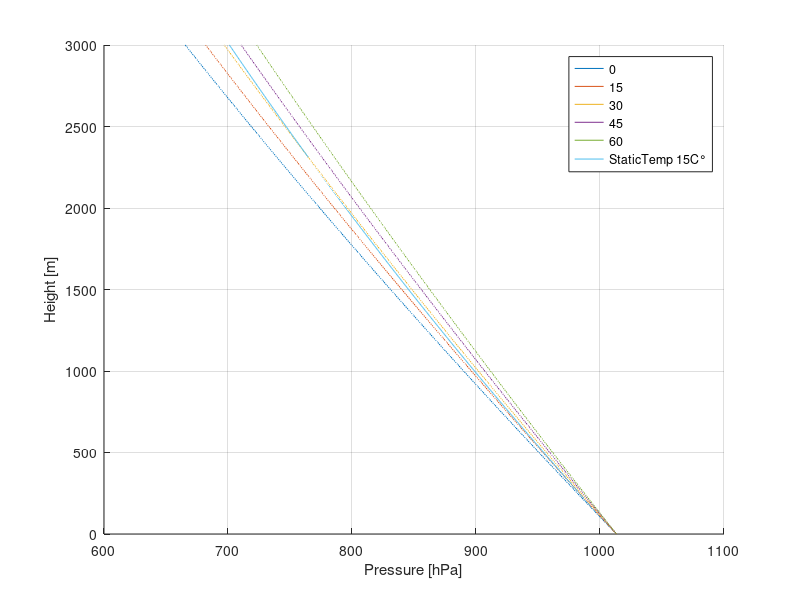
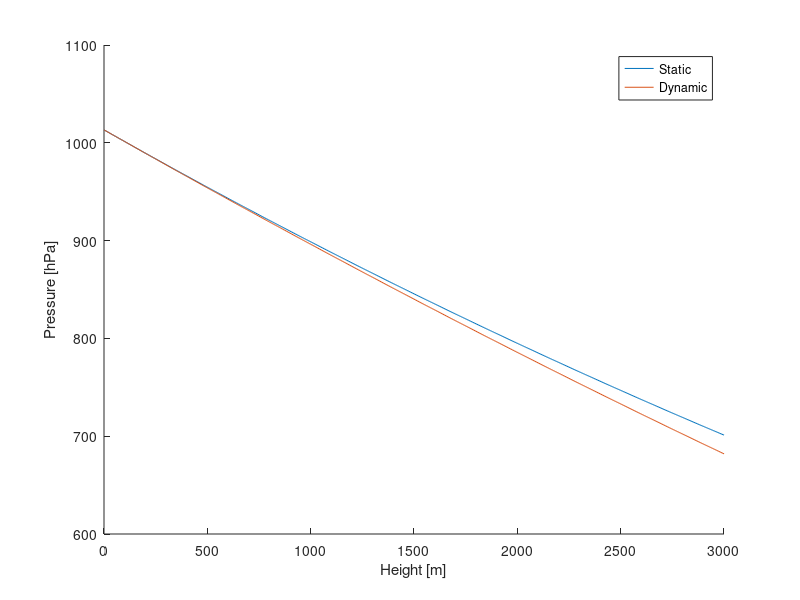
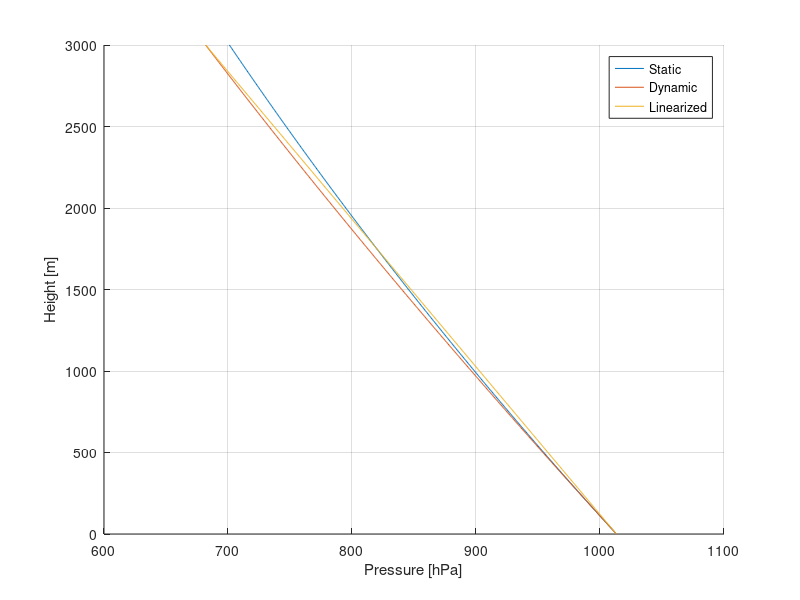
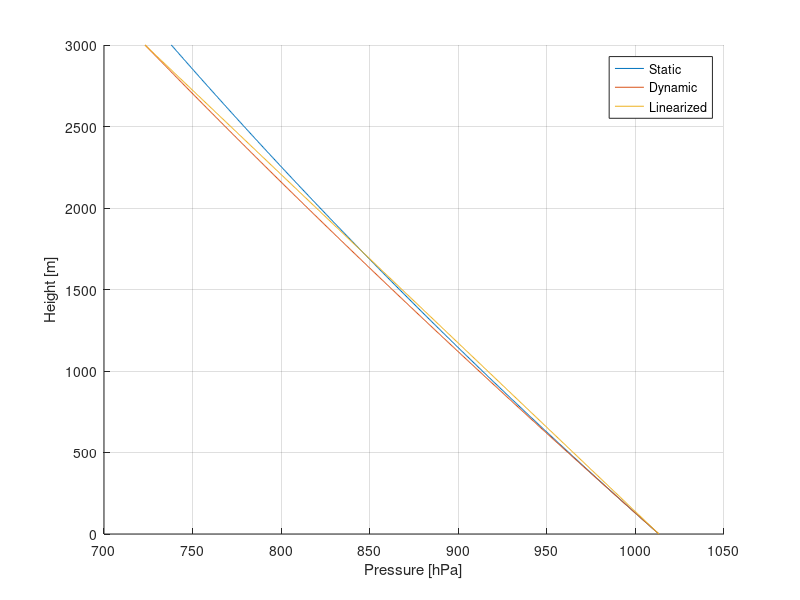

These charts were generated, in order, by the following MATLAB code:
clear all; close all;
clc;
%% Implement the different vetors
NmbT = 5;
for k = 1:NmbT
    T0(k) = (k-1)*15 + 273.15;   %K°
end


P0 = 1013.25;       %hPa on 0 altitude
h = 0:5:3000;

for k = 1:length(T0)
    T(k,:) = T0(k)-0.00649*h;
end
T(k+1,:) = ones(1,length(h))*288.15;

%% Get the different pressure curves
for k = 1:length(T0)
    p(k,:) = P0*(1-(0.0065*h)./T(k,:)).^5.255;
end
p(length(T0)+1,:) = P0*(1-(0.0065*h)./288.15).^5.255;
%% Plot to See Changes
figure('Name','Pressure depending on start Temp and height')
hold on;
grid on;
for k = 1:NmbT
    plot3(p(k,:),h,T(k,:));
end
plot3(p(k+1,:),h,T(k+1,:));
legend('0','15','30','45','60','StaticTemp 15C°');
xlabel('Pressure [hPa]');
ylabel('Height [m]');
zlabel('Temp [k°]');

%% Static Vs. Dynamic

p_Stac(1,:) = P0*(1-(0.0065*h)./288.15).^5.255;
p_Stac(2,:) = P0*(1-(0.0065*h)./T(2,:)).^5.255;

figure('Name','Pressure with static and changing Temp');
hold on;
plot(h,p_Stac(1,:));
plot(h,p_Stac(2,:));
ylabel('Pressure [hPa]');
xlabel('Height [m]');
legend('Static','Dynamic');

%% Try to regenerate this function in a linear fashion by T0 = 15°:

deltaPH = p_Stac(1,end)-p_Stac(1,1);
deltaT = T(2,end)-T(2,1);
deltaH = h(end)-h(1);
deltaPT = p_Stac(2,end)-p_Stac(1,end);
TempGain = deltaPT/deltaT;
HeightGain = deltaPH/deltaH;

plin15 = P0 + TempGain * (T(2,:)-T0(2)) + HeightGain * h;

figure('Name','Linearised function VS. real func');
grid on;
hold on;
plot(p_Stac(1,:),h);
plot(p_Stac(2,:),h);
xlabel('Pressure [hPa]');
ylabel('Height [m]');
plot(plin15,h);
legend('Static','Dynamic','Linearized');

%% Same as above with 60 Degrees
p_Stac(1,:) = P0*(1-(0.0065*h)./(273.15+60)).^5.255;
p_Stac(2,:) = P0*(1-(0.0065*h)./T(5,:)).^5.255;

deltaPH = p_Stac(1,end)-p_Stac(1,1);
deltaT = T(5,end)-T(5,1);
deltaH = h(end)-h(1);
deltaPT = p_Stac(2,end)-p_Stac(1,end);
TempGain = deltaPT/deltaT;
HeightGain = deltaPH/deltaH;

plin60 = P0 + TempGain * (T(5,:)-T0(5)) + HeightGain * h;

figure('Name','Linearised function VS. real func');
grid on;
hold on;
plot(p_Stac(1,:),h);
plot(p_Stac(2,:),h);
xlabel('Pressure [hPa]');
ylabel('Height [m]');
plot(plin60,h);
legend('Static','Dynamic','Linearized');

%% Create lookuptable for different Starting Temperatures (0-100 C°):

for k = 1:50
    T0(k) = (k-1)*2 + 273.15;   %K°
end

P0 = 1013.25;       %hPa on 0 altitude
h = 0:5:3000;

for k = 1:length(T0)
    T(k,:) = T0(k)-0.00649*h;
end

for k = 1:50

p_Stac(1,:) = P0*(1-(0.0065*h)./(273.15+(k-1)*2)).^5.255;
p_Stac(2,:) = P0*(1-(0.0065*h)./T(k,:)).^5.255;

deltaPH = p_Stac(1,end)-p_Stac(1,1);
deltaT = T(5,end)-T(5,1);
deltaH = h(end)-h(1);
deltaPT = p_Stac(2,end)-p_Stac(1,end);
PressLookUp(1,k) = deltaPT/deltaT; %First column Temperature Gain
PressLookUp(2,k) = deltaPH/deltaH; %Secon column Height Gain  
end

save('PressLookUp.mat','PressLookUp');